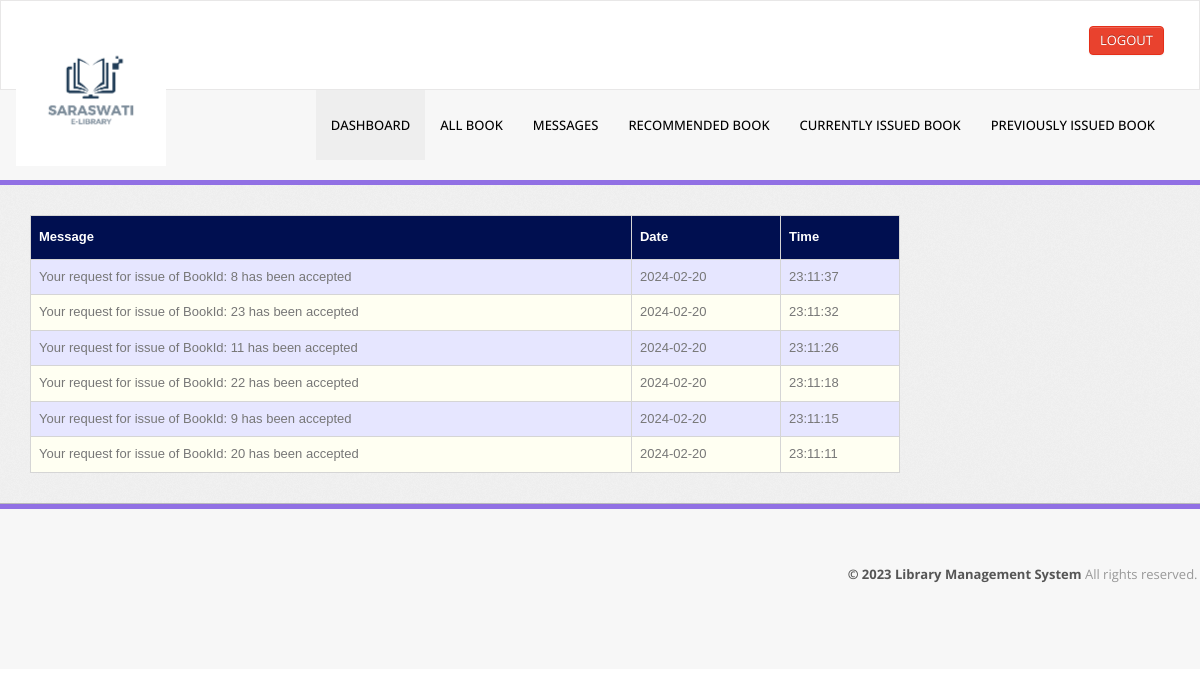
Screenshot of /student/message.php (signed in) with the database file from the repository.
### tables this page shows
CREATE TABLE `message` (
  `M_Id` int(10) NOT NULL,
  `RollNo` varchar(50) DEFAULT NULL,
  `Msg` varchar(255) DEFAULT NULL,
  `Date` date DEFAULT NULL,
  `Time` time DEFAULT NULL
);

### student/message.php (the view, shortened to what this page needs)
<?php include("header.php"); ?>
<?php
if ($_SESSION['RollNo']) {
    ?>
<!DOCTYPE html>
<html lang="en">
    <body>
        <div class="wrapper">
            <div class="container">
                <div class="row">
                    <div class="span9">
                        <table class="table" id = "tables">
                                  <thead>
                                    <tr>
                                      <th>Message</th>
                                      <th>Date</th>
                                      <th>Time</th>
                                    </tr>
                                  </thead>
                                  <tbody>
                                    <?php
                                    $rollno=$_SESSION['RollNo'];
                            $sql="select * from message where RollNo='$rollno' order by Date DESC,Time DESC";
                            $result=$conn->query($sql);
                            while($row=$result->fetch_assoc())
                            {
                                $msg=$row['Msg'];
                                $date=$row['Date'];
                                $time=$row['Time'];
                            ?>
                                    <tr>
                                      <td><?php echo $msg ?></td>
                                      <td><?php echo $date ?></td>
                                      <td><?php echo $time ?></td>
                                    </tr>
                               <?php } ?>
                               </tbody>
                                </table>
                            </div>
                </div>
            </div>
        </div>
<?php include "footer.php" ?>
    </body>
</html>
<?php }
else {
    echo "<script type='text/javascript'>alert('Access Denied!!!')</script>";
} ?>

### student/css/theme.css (style rules this page uses)
#tables { font-family: "Trebuchet MS", Arial, Helvetica, sans-serif; border-collapse: collapse; width: 100%; }
#tables td, #tables th { border: 1px solid #ddd; padding: 8px; }
#tables tr:nth-child(even) { background-color: #fffff2; }
#tables tr:nth-child(odd) { background-color: #e6e6ff; }
#tables th { padding-top: 12px; padding-bottom: 12px; text-align: left; background-color: #000F50; color: white; }
body { font-size: 13px; font-family: 'Open Sans', Arial, sans-serif; background: #fff; color: #777 }
.wrapper { background: url(../images/bg.png) #eee; border-bottom: 1px solid #bbb; -webkit-box-shadow: 0 1px 2px rgba(0,0,0,0.1); -moz-box-shadow: 0 1px 2px rgba(0,0,0,0.1); box-shadow: 0 1px 2px rgba(0,0,0,0.1); padding: 30px 0 }
.table { margin-bottom: 0 }
.table th, .table td { border-color: #d5d5d5!important }

### rows the page displays
message: Msg "Your request for issue of BookId: 8 has been accepted", Date "2024-02-20", Time "23:11:37"
message: Msg "Your request for issue of BookId: 23 has been accepted", Date "2024-02-20", Time "23:11:32"
message: Msg "Your request for issue of BookId: 11 has been accepted", Date "2024-02-20", Time "23:11:26"
message: Msg "Your request for issue of BookId: 22 has been accepted", Date "2024-02-20", Time "23:11:18"
message: Msg "Your request for issue of BookId: 9 has been accepted", Date "2024-02-20", Time "23:11:15"
message: Msg "Your request for issue of BookId: 20 has been accepted", Date "2024-02-20", Time "23:11:11"
